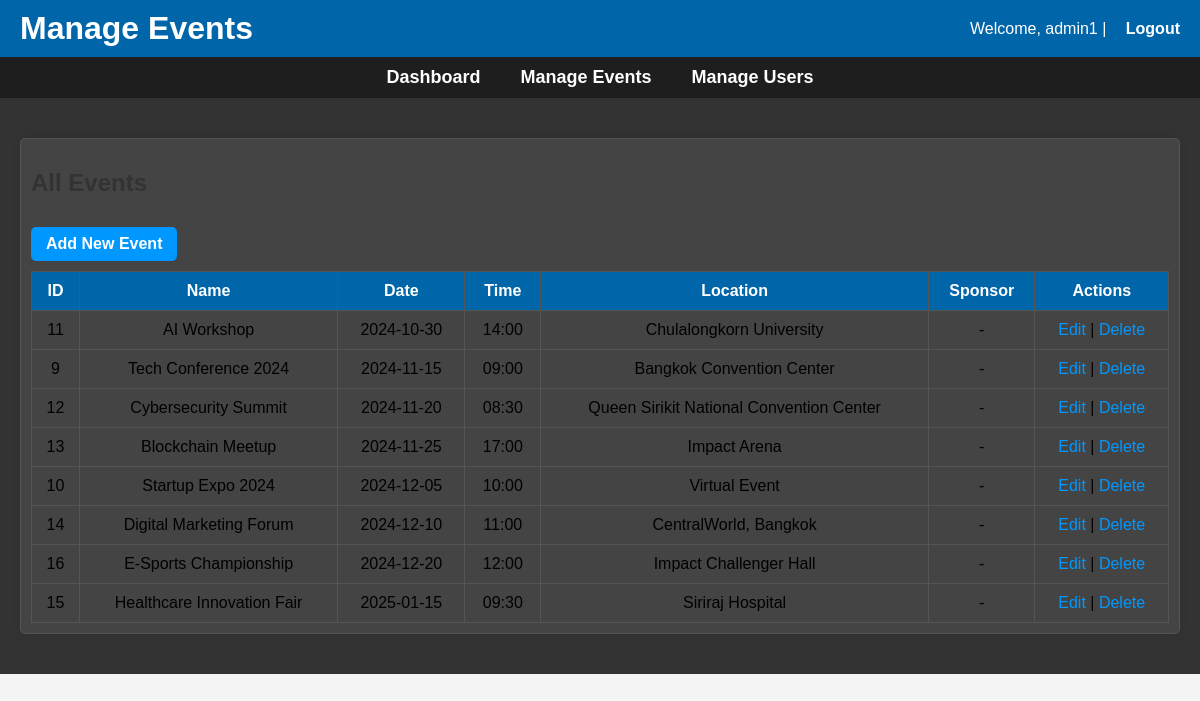
Before: /admin/admin_events.php (signed in) with the older database file.
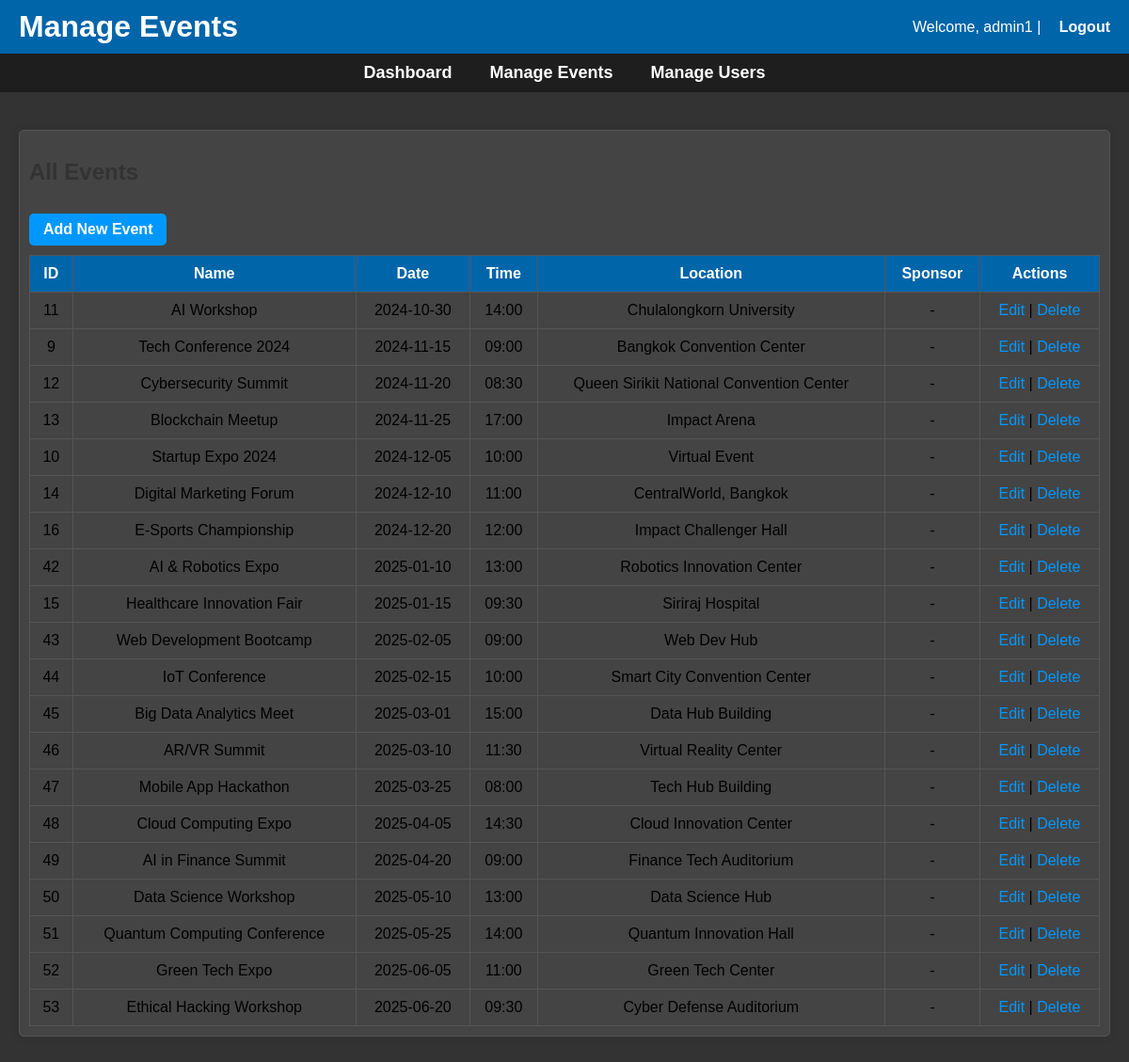
After: the same page with the newer database file.
### tables this page shows
CREATE TABLE `events` (
  `event_id` int(11) NOT NULL,
  `event_name` varchar(100) NOT NULL,
  `event_date` date NOT NULL,
  `event_time` time NOT NULL,
  `location` varchar(100) DEFAULT NULL,
  `description` text,
  `organizer_id` int(11) DEFAULT NULL,
  `location_id` int(11) DEFAULT NULL
);

### admin/admin_events.php (the view, shortened to what this page needs)
<?php
include '../config/db_connect.php';
$current_date = date('Y-m-d');
$events = $conn->query("
    SELECT Events.event_id, Events.event_name, Events.event_date, Events.event_time, Events.location, Sponsors.sponsor_name
    FROM Events
    LEFT JOIN event_sponsors ON Events.event_id = event_sponsors.event_id
    LEFT JOIN sponsors ON event_sponsors.sponsor_id = sponsors.sponsor_id
    WHERE Events.event_date >= '$current_date'
    ORDER BY event_date ASC, event_time ASC
");
?>
<!DOCTYPE html>
<html lang="en">
<head>
    <link rel="stylesheet" href="/assets/css/style.css">
</head>
<body>
    <header>
        <h1>Manage Events</h1>
        <p>Welcome, <?php echo htmlspecialchars($_SESSION['username']); ?> | <a href="/auth/logout.php">Logout</a></p>
    </header>
    <nav>
        <a href="/admin/admin.php">Dashboard</a>
        <a href="/admin/admin_events.php">Manage Events</a>
        <a href="/admin/admin_users.php">Manage Users</a>
    </nav>
    <div class="container">
        <div class="section">
            <h2>All Events</h2>
            <a href="add_event.php" class="add-btn">Add New Event</a>
            <table>
                <tr>
                    <th>ID</th>
                    <th>Name</th>
                    <th>Date</th>
                    <th>Time</th>
                    <th>Location</th>
                    <th>Sponsor</th>
                    <th>Actions</th>
                </tr>
                <?php if ($events->num_rows > 0): ?>
                    <?php while ($event = $events->fetch_assoc()): ?>
                    <tr>
                        <td><?php echo $event['event_id']; ?></td>
                        <td><?php echo htmlspecialchars($event['event_name']); ?></td>
                        <td><?php echo date('Y-m-d', strtotime($event['event_date'])); ?></td>
                        <td><?php echo date('H:i', strtotime($event['event_time'])); ?></td>
                        <td><?php echo htmlspecialchars($event['location']); ?></td>
                        <td><?php echo htmlspecialchars($event['sponsor_name'] ?? '-'); ?></td>
                        <td>
                            <a href="edit_event.php?id=<?php echo $event['event_id']; ?>">Edit</a> |
                            <a href="delete_event.php?id=<?php echo $event['event_id']; ?>" onclick="return confirm('Are you sure you want to delete this event?')">Delete</a>
                        </td>
                    </tr>
                    <?php endwhile; ?>
                <?php else: ?>
                    <tr>
                        <td colspan="7">No upcoming events found.</td>
                    </tr>
                <?php endif; ?>
            </table>
        </div>
    </div>
</body>
</html>

### assets/css/style.css (style rules this page uses)
body { font-family: Arial, sans-serif; margin: 0; padding: 0; background-color: #f4f4f4; }
header { background-color: #0073e6; color: #fff; padding: 15px; text-align: center; }
nav { display: flex; justify-content: center; background-color: #005bb5; padding: 10px; }
nav a { color: white; margin: 0 15px; text-decoration: none; font-weight: bold; }
.container { padding: 20px; }
.section { margin-bottom: 30px; background-color: #fff; padding: 15px; border-radius: 5px; box-shadow: 0 0 10px rgba(0,0,0,0.1); }
h2 { color: #333; }

### admin/admin_events.php (style rules this page uses)
header { background-color: #0065a9; color: white; padding: 10px 20px; display: flex; justify-content: space-between; align-items: center; }
header h1 { margin: 0; }
header p { margin: 0; }
header a { color: white; text-decoration: none; font-weight: bold; margin-left: 15px; }
nav { background-color: #1e1e1e; display: flex; justify-content: center; padding: 10px 0; }
nav a { color: white; font-weight: bold; margin: 0 20px; text-decoration: none; font-size: 18px; }
.container { padding: 20px; background-color: #333333; }
.section { margin: 20px 0; padding: 10px; border: 1px solid #555555; border-radius: 5px; background-color: #444444; }
table { width: 100%; border-collapse: collapse; margin-top: 10px; }
th, td { padding: 10px; text-align: center; border: 1px solid #555555; }
th { background-color: #0065a9; color: white; }
a { color: #0098ff; text-decoration: none; }
.add-btn { display: inline-block; margin-top: 10px; padding: 8px 15px; background-color: #0098ff; color: white; border-radius: 5px; text-decoration: none; font-weight: bold; }

Changed rows visible on the page:
added events: event_id "42", event_name "AI & Robotics Expo", event_date "2025-01-10", event_time "13:00", location "Robotics Innovation Center", sponsor_name "-"
added events: event_id "43", event_name "Web Development Bootcamp", event_date "2025-02-05", event_time "09:00", location "Web Dev Hub", sponsor_name "-"
added events: event_id "44", event_name "IoT Conference", event_date "2025-02-15", event_time "10:00", location "Smart City Convention Center", sponsor_name "-"
added events: event_id "45", event_name "Big Data Analytics Meet", event_date "2025-03-01", event_time "15:00", location "Data Hub Building", sponsor_name "-"
added events: event_id "46", event_name "AR/VR Summit", event_date "2025-03-10", event_time "11:30", location "Virtual Reality Center", sponsor_name "-"
added events: event_id "47", event_name "Mobile App Hackathon", event_date "2025-03-25", event_time "08:00", location "Tech Hub Building", sponsor_name "-"
added events: event_id "48", event_name "Cloud Computing Expo", event_date "2025-04-05", event_time "14:30", location "Cloud Innovation Center", sponsor_name "-"
added events: event_id "49", event_name "AI in Finance Summit", event_date "2025-04-20", event_time "09:00", location "Finance Tech Auditorium", sponsor_name "-"
added events: event_id "50", event_name "Data Science Workshop", event_date "2025-05-10", event_time "13:00", location "Data Science Hub", sponsor_name "-"
added events: event_id "51", event_name "Quantum Computing Conference", event_date "2025-05-25", event_time "14:00", location "Quantum Innovation Hall", sponsor_name "-"
added events: event_id "52", event_name "Green Tech Expo", event_date "2025-06-05", event_time "11:00", location "Green Tech Center", sponsor_name "-"
added events: event_id "53", event_name "Ethical Hacking Workshop", event_date "2025-06-20", event_time "09:30", location "Cyber Defense Auditorium", sponsor_name "-"
